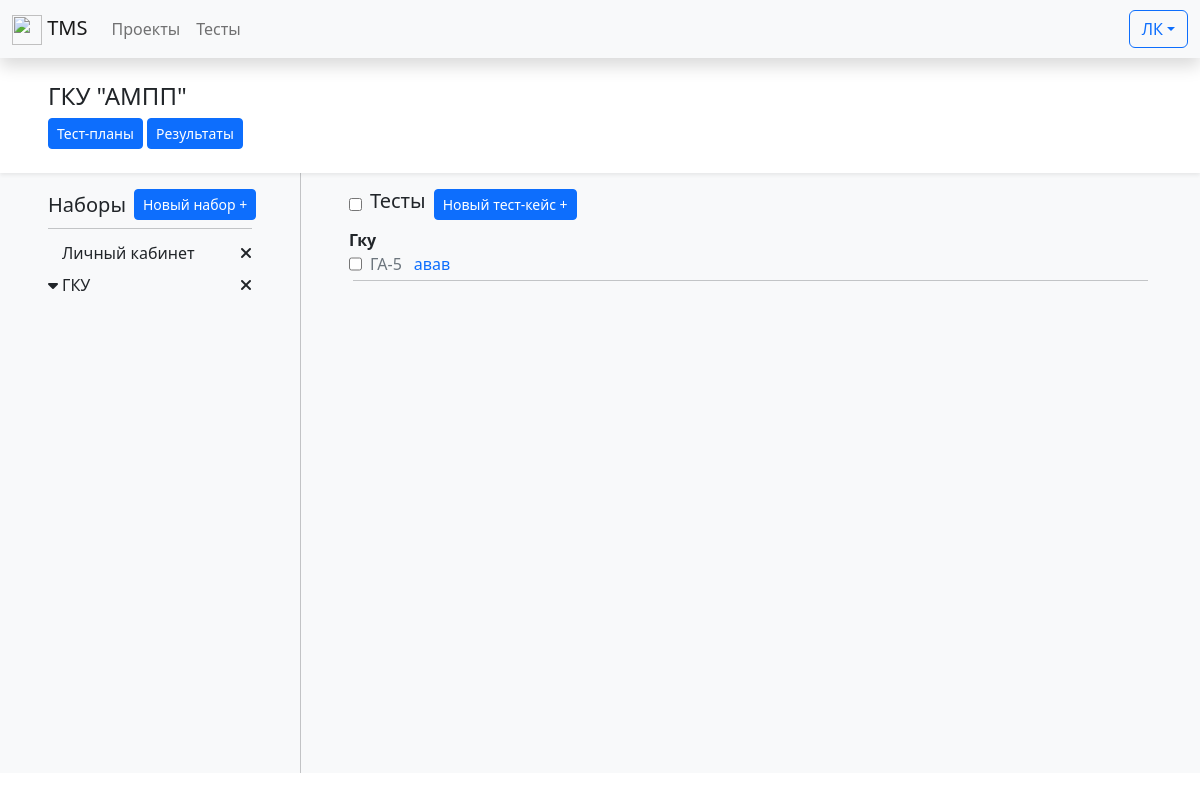
Screenshot of /project/2/ with the database file from the repository.
### tests/models.py (models this page shows, shortened)
class Projects(models.Model):
    id = models.AutoField(
        primary_key=True, verbose_name=_("Код проекта"))
    name = models.CharField(max_length=50, verbose_name=_(
        "Название проекта"), help_text="Название проекта", blank=False)
    class Meta:
        verbose_name = _("Проект")
        verbose_name_plural = _("Проекты")
        ordering = ['name']
    def __str__(self):
        return self.name
    def acronym(self):
        regex = re.compile('[^а-яА-Яa-zA-Z]')
        return "".join(e[0].upper() for e in regex.sub(' ', self.name).split())

class TestSuites(models.Model):
    id = models.AutoField(_("Код набора"), primary_key=True)
    name = models.CharField(_("Название набора"), max_length=50)
    project = models.ForeignKey(Projects, verbose_name=_(
        "Проект"), on_delete=models.PROTECT)
    class Meta:
        verbose_name = _("Тестовй набор")
        verbose_name_plural = _("Тестовые наборы")
    def __str__(self):
        return self.name

class TestCases(models.Model):
    id = models.AutoField(_("Код тест-кейса"), primary_key=True)
    """
    Описание тест-кейса
    """
    title = models.CharField(_("Название"), max_length=100)
    precondition = models.TextField(_("Предусловия"), blank=True, null=True)
    description = models.TextField(_("Описание"), blank=True, null=True)
    expectedResult = models.TextField(
        _("Ожидаемый результат"), blank=True, null=True)
    """
    Параметры тест кейса:
    - Проект
    - Набор
    - Тип теста
    - Приоритет
    - Статус
    - Автоматизирован (True/False)
    """
    project = models.ForeignKey(Projects, verbose_name=_(
        "Проект"), on_delete=models.PROTECT)
    suite = models.ForeignKey(TestSuites, verbose_name=_(
        "Группа"), null=True, on_delete=models.SET_NULL)
    type = models.ForeignKey(TestTypes, verbose_name=_(
        "Тип теста"), on_delete=models.PROTECT)
    priority = models.ForeignKey(TestPriorities, verbose_name=_(
        "Приоритет"), on_delete=models.PROTECT)
    status = models.ForeignKey(TestStatuses, verbose_name=_(
        "Статус"), on_delete=models.PROTECT, default=3)
    isAutomated = models.BooleanField(_("Автоматизирован"))
    """
    Кем и когда создано
    """
    created_by = models.ForeignKey(
        settings.AUTH_USER_MODEL, verbose_name="Создатель", on_delete=models.PROTECT, related_name='created_by')
    created_date = models.DateTimeField(_("Создано"), auto_now_add=True)
    """
    Кем и когда модифицировано
    """
    lastModified_by = models.ForeignKey(
        settings.AUTH_USER_MODEL, verbose_name="Последние изменения", on_delete=models.PROTECT, related_name='modified_by')
    lastModified_date = models.DateTimeField(_("Изменено"), auto_now=True)
    class Meta:
        verbose_name = _("Тест-кейс")
        verbose_name_plural = _("Тест-кейсы")

### tests/views.py (the view)
# urls.py: path('project/<int:project_pk>/', views.project_view, name='project_view'),
def project_view(request, project_pk):
    project = Projects.objects.get(id=project_pk)
    if request.method == "POST":
        create_suite(request.POST, project)
        return redirect(request.META['HTTP_REFERER'])
    suite_list = TestSuites.objects.filter(project=project_pk)
    suite_test_list = dict()
    testCaseSteps = dict()
    for suite_iter in suite_list:
        tests = TestCases.objects.filter(
            suite=suite_iter, project=project_pk).order_by('title')
        suite_test_list[suite_iter.name] = tests
        for test in tests:
            testCaseSteps[test.id] = TestCaseSteps.objects.filter(
                testCase__project=project, testCase=test)
    return render(request, 'projects/project_view.html', {
        'project': project,
        'suite_list': suite_list,
        'suite_test_list': suite_test_list,
        'testCaseSteps': testCaseSteps
    }
    )

### tests/models.py (called while the page is built)
    def __str__(self):
        return self.name

    def __str__(self):
        return self.name

    def __str__(self):
        return self.name

### tests/views.py (called while the page is built)
@register.filter
def get_item(dictionary, key):
    return dictionary[key]

### templates/projects/project_view.html (shortened to what this page needs)
{% extends 'base.html' %}
{% block content %}
    <div class="bg-light">
        <div class="p-4 px-5 bg-white shadow-sm">
            <h4>{{ project }}</h4>
            <a type="button" href="{% url 'test_plans' project_pk=project.id %}" class="btn btn-primary btn-sm text-nowrap">Тест-планы</a>
            <button type="button" class="btn btn-primary btn-sm text-nowrap">Результаты</button>
        </div>
        <div class="d-flex flex-row"  style="height: 75vh;">
            <div id="suites"class="pt-3 px-5 w-25">
                <div class="d-flex flex-row justify-content-between align-items-center">
                    <div class="me-2 mb-0 h5">Наборы</div>
                    <button type="button"
                            class="btn btn-primary btn-sm text-nowrap"
                            data-bs-toggle="modal"
                            data-bs-target="#newSuite">Новый набор +</button>
                </div>
                <hr class="my-2">
                {% include 'projects/suite_list.html' %}
            </div>
            <div id="tests" class="w-75 pt-3 px-5">
                <div class="mb-2">
                    <div class="d-flex flex-row">
                        <input type="checkbox" onClick="toggle(this)" class="">
                        <p class="mx-2 mb-0 h5">Тесты</p>
                        <button type="button"
                                class="btn btn-primary btn-sm text-nowrap"
                                data-bs-toggle="modal"
                                data-bs-target="#newTestCase">Новый тест-кейс +</button>
                    </div>
                </div>
                {% include "testCase/testCase_table.html" %}
            </div>
        </div>
    {% endblock content %}

### templates/projects/suite_list.html (shortened to what this page needs)
{% block suite_list %}
    {% if suite_test_list %}
        {% for suite_name, test_list in suite_test_list.items %}
            <div class="d-flex flex-row justify-content-between align-items-center">
                <a class="d-flex align-items-center text-dark text-decoration-none"
                   data-bs-toggle="collapse"
                   href="#collapse_{{ forloop.counter }}"
                   name="suiteSelect">
                    {% if test_list %}
                        <i class="fa-solid fa-caret-down"></i>
                    {% else %}
                        <i class="fa-solid fa-caret-down" style="color: #f8f9fa;"></i>
                    {% endif %}
                    <div class="m-1">{{ suite_name }}</div>
                </a>
                <a href=""
                   class="fa-solid fa-xmark text-dark text-decoration-none"
                   data-bs-toggle="modal"
                   data-bs-target="#deleteSuiteModal_{{ forloop.counter }}"></a>
            </div>
        {% endfor %}
    {% else %}
        <div class="text-danger">Нет наборов</div>
    {% endif %}
{% endblock %}

### templates/testCase/testCase_table.html (shortened to what this page needs)
{% block testCaseTable %}
        {% if suite_test_list %}
            {% for suite_name, test_list in suite_test_list.items %}
                {% if test_list %}
                    <div class="collapse show" id="collapse_{{ forloop.counter }}">
                        <Strong id="title">{{ suite_name.title }}</strong>
                        {% for test in test_list %}
                            {% with projectAcronym=test.project.acronym %}
                                <div class="d-flex flex-row">
                                    <input type="checkbox" name="testSelect">
                                    <a class="d-flex flex-row text-decoration-none"
                                       href=""
                                       data-bs-toggle="modal"
                                       data-bs-target="#testCaseModal_{{ test.id }}">
                                        <div class="mx-2 text-secondary">{{ projectAcronym }}-{{ test.id }}</div>
                                        <div class="mx-1">{{ test.title }}</div>
                                    </a>
                                </div>
                                <hr class="m-1">
                            {% endwith %}
                        {% endfor %}
                    </div>
                {% endif %}
            {% endfor %}
        {% else %}
            <div>Нет тестов :(</div>
        {% endif %}
{% endblock %}

### rows the page displays
Projects: name "ГКУ \"АМПП\""
TestSuites: suite_test_list "Личный кабинет"
TestSuites: suite_test_list "ГКУ", title "Гку"
TestCases: project.acronym "ГА", id "5", title "авав"
